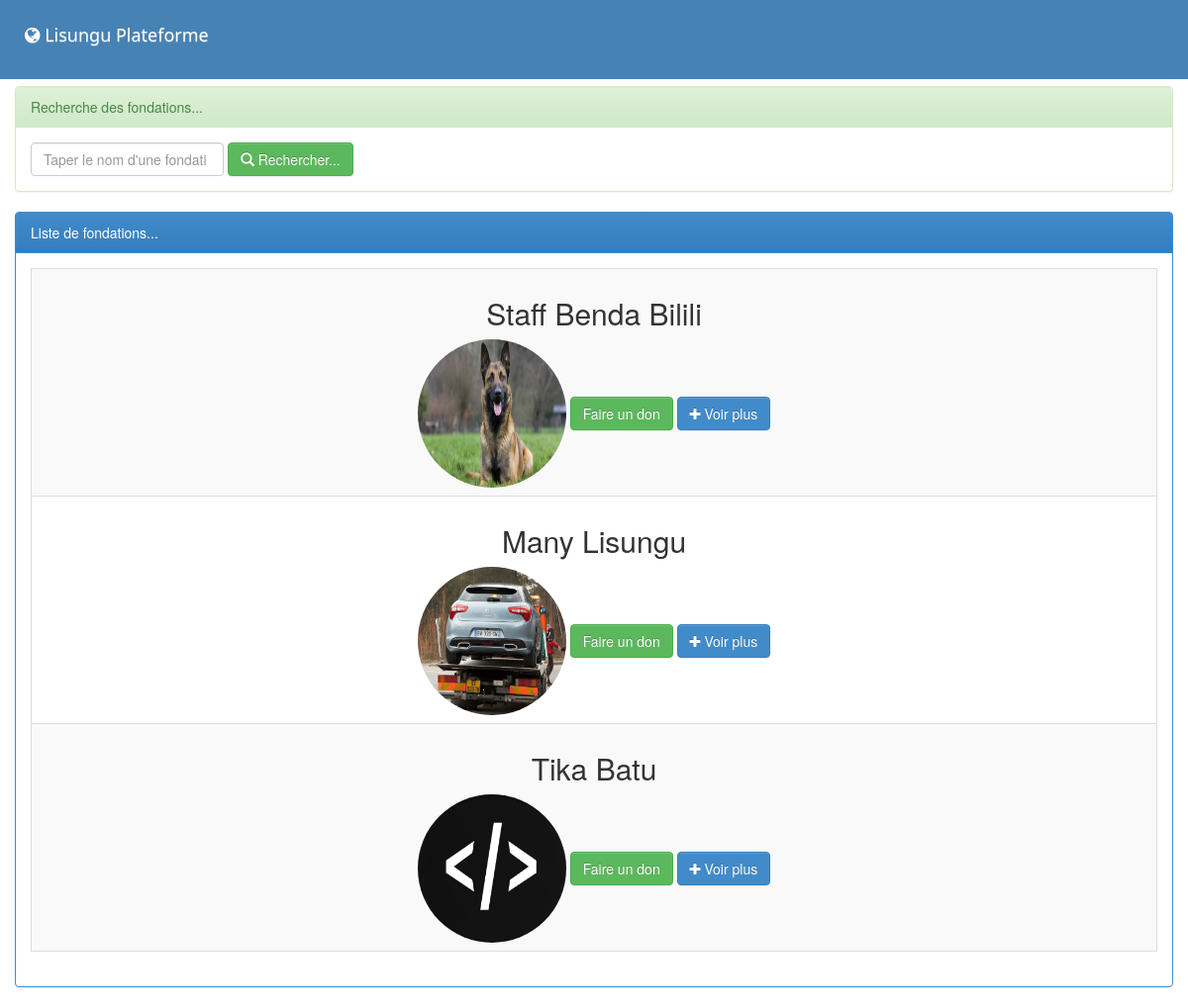
Screenshot of /view/faireDonVisiteur.php with the database file from the repository.
### tables this page shows
CREATE TABLE IF NOT EXISTS `fondations` (
  `id_f` int NOT NULL AUTO_INCREMENT,
  `nomF` varchar(255) NOT NULL,
  `abbrev` varchar(255) NOT NULL,
  `logo` varchar(255) NOT NULL,
  `adresse` text NOT NULL,
  `description` text NOT NULL,
  PRIMARY KEY (`id_f`)
);

### view/faireDonVisiteur.php (the view, shortened to what this page needs)
<?php
include('../db/connexiondb.php');
$requete = "SELECT * FROM fondations";
$query = $pdo->query($requete);
?>
<!DOCTYPE html>
<html lang="en">
<head>
    <link rel="stylesheet" type="text/css" href="../css/bootstrap.min.css">
    <link rel="stylesheet" type="text/css" href="../css/font-awesome.min.css">
</head>
<body>
    <div class="col-md-12">
        <div class="row">
            <div class="col-md-12" style="margin-top:76px">
                <?php include('../includes/menuVisiteurUp.php') ?>
            </div>
            <div class="col-md-12">
                <div class="panel panel-success" style="margin-top: 10px;">
                    <div class="panel-heading"> Recherche des fondations... </div>
                    <div class="panel-body">
                        <form method="get" action="filiere.php" class="form-inline">
                            <div class="form-group">
                                <input type="search" name="nomFondation" placeholder="Taper le nom d'une fondation"
                                    class="form-control" value="">
                            </div>
                            <button type="submit" class="btn btn-success">
                                <span class="glyphicon glyphicon-search"> </span> Rechercher...
                            </button> &nbsp; &nbsp;
                        </form>
                    </div>
                </div>
                <div class="panel panel-primary" style="margin-top: 10px;">
                    <div class="panel-heading"> Liste de fondations... </div>
                    <div class="panel-body">
                        <table class="table table-bordered table-striped table-hover ">
                            <tbody>
                                <?php while ($fondation = $query->fetch()) { ?>
                                <tr style='text-align: center;' class="">
                                    <td>
                                        <h2><?php echo $fondation['nomF'] ?></h2>
                                        <img src='../img/<?php echo $fondation['logo'] ?>'
                                            style='width:150px; height: 150px; border-radius:100%;' />
                                        <a class='btn btn-success'
                                            href='faireDon.php?id=<?php echo $fondation['id_f'] ?>'>Faire un don</a>
                                        <a class='btn btn-primary'
                                            href='detailDon.php?id=<?php echo $fondation['id_f'] ?>'>
                                            <i class='fa fa-plus'> </i> Voir plus</a>
                                    </td>
                                </tr>
                                <?php } ?>
                            </tbody>
                        </table>
                    </div>
                </div>
            </div>
        </div>
</body>
</html>

### includes/menuVisiteurUp.php (shortened to what this page needs)
<!DOCTYPE html>
<html lang="en">
<head>
    <link rel="stylesheet" href="../css/bootstrap-theme.css">
    <link rel="stylesheet" href="../css/bootstrap.min.css">
    <link rel="stylesheet" href="../css/bootstrap.css">
    <link rel="stylesheet" href="../css/font-awesome.min.css">
</head>
<body>
    <nav class="navbar navbar navbar-fixed-top">
        <div class="container-fluid">
            <div class="navbar-header">
                <a href="accueil.php" class="navbar-brand" title="Journal éléctroniquen de  l'ISPT-KIN">
                    <i class="fa fa-globe small"> </i>
                    Lisungu Plateforme
                </a>
            </div>
        </div>
    </nav>
</body>
</html>

### includes/menuVisiteurUp.php (style rules this page uses)
.navbar { min-height: 80px; font-size: 17px; padding: 10px; font-family: Segoe UI; background-color: steelblue; }
a { color: white !important; }

### rows the page displays
fondations: nomF "Staff Benda Bilili", logo (picture)
fondations: nomF "Many Lisungu", logo (picture)
fondations: nomF "Tika Batu", logo (picture)
